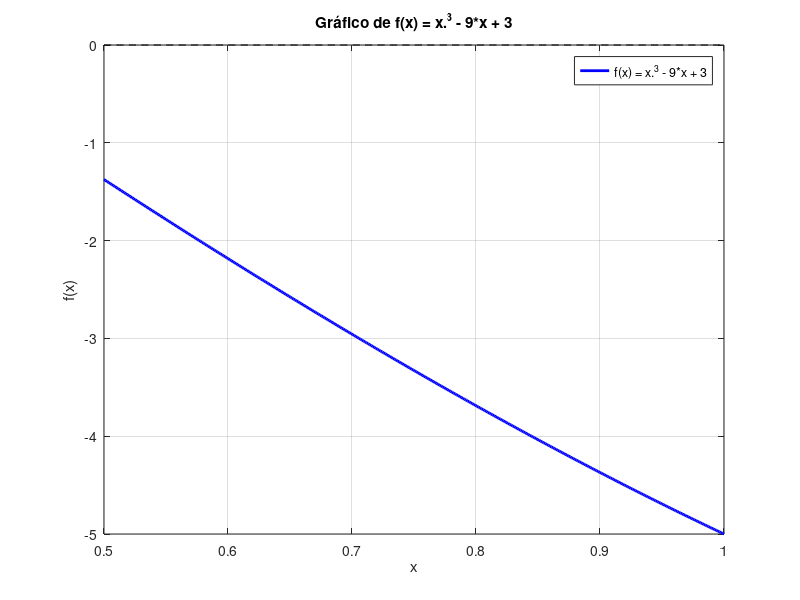

Write the MATLAB code that produced this figure.
function lista3Questao2()
  f = @(x) x.^3 - 9*x + 3;
  a = 0;
  b = 1;
  E = 5e-4;
  Ea = inf;
  rPrevio = inf;

  x = linspace(0.5, 1, 400);
  y = f(x);
  figure;
  plot(x, y, 'b', 'LineWidth', 2);
  hold on;
  plot(x, zeros(size(x)), 'k--');
  xlabel('x');
  ylabel('f(x)');
  title('Gráfico de f(x) = x.^3 - 9*x + 3');
  grid on;
  legend('f(x) = x.^3 - 9*x + 3');
  hold off;

  if (f(a) * f(b) > 0)
    disp("Erro: não há mudança de sinal!");
  else
    it = 1;
    n = 20;
    r = b - (f(b) * (a - b)) / (f(a) - f(b));  % Cálculo inicial da raiz
    fa = f(a);
    fb = f(b);

    while (it <= n)
      fprintf('Iteração %d: a = %f, b = %f, r = %f, f(r) = %f, Erro aproximado = %f\n', ...
              it, a, b, r, f(r), Ea);
      if (it >= n || Ea <= E)
        fprintf("Raiz encontrada: %f\n", r);
        break;
      end

      if (f(a) * f(r) < 0)
        b = r;
        fb = f(r);
      else
        a = r;
        fa = f(r);
      end

      it = it + 1;

      rPrevio = r;
      r = b - (fb * (a - b)) / (fa - fb);
      Ea = calcularErroEstimativa(it, r, rPrevio);
    endwhile

    if it > n
      fprintf("Método falhou em %d iterações\n", it);
    end
  end
endfunction

function Ea = calcularErroEstimativa(it, resultadoAtual, resultadoPrev)
  if it == 1
    Ea = inf;
  else
    Ea = abs((resultadoAtual - resultadoPrev) / resultadoAtual) * 100;
  end
endfunction

lista3Questao2();

